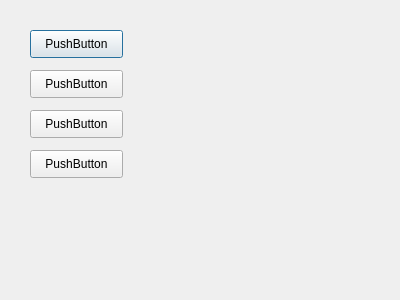
<?xml version="1.0" encoding="UTF-8"?>
<ui version="4.0">
 <class>depot</class>
 <widget class="QDialog" name="depot">
  <property name="geometry">
   <rect>
    <x>0</x>
    <y>0</y>
    <width>400</width>
    <height>300</height>
   </rect>
  </property>
  <property name="windowTitle">
   <string>Dialog</string>
  </property>
  <widget class="QPushButton" name="pushButton">
   <property name="geometry">
    <rect>
     <x>30</x>
     <y>30</y>
     <width>93</width>
     <height>28</height>
    </rect>
   </property>
   <property name="text">
    <string>PushButton</string>
   </property>
  </widget>
  <widget class="QPushButton" name="pushButton_2">
   <property name="geometry">
    <rect>
     <x>30</x>
     <y>70</y>
     <width>93</width>
     <height>28</height>
    </rect>
   </property>
   <property name="text">
    <string>PushButton</string>
   </property>
  </widget>
  <widget class="QPushButton" name="pushButton_3">
   <property name="geometry">
    <rect>
     <x>30</x>
     <y>110</y>
     <width>93</width>
     <height>28</height>
    </rect>
   </property>
   <property name="text">
    <string>PushButton</string>
   </property>
  </widget>
  <widget class="QPushButton" name="pushButton_4">
   <property name="geometry">
    <rect>
     <x>30</x>
     <y>150</y>
     <width>93</width>
     <height>28</height>
    </rect>
   </property>
   <property name="text">
    <string>PushButton</string>
   </property>
  </widget>
 </widget>
 <resources/>
 <connections/>
</ui>
